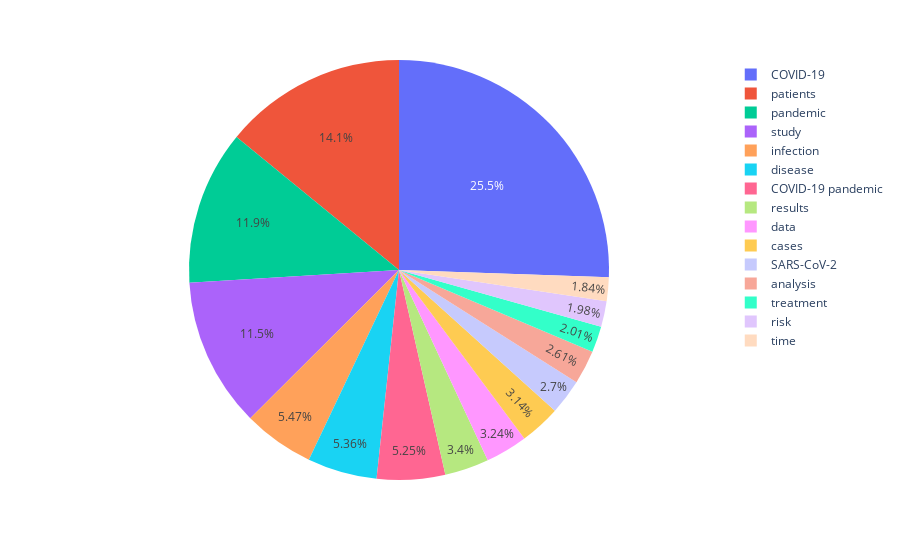

Notebook code for this chart:
### Markdown cell above
### 2020

### Code cell
df_select = select_df(df_cncpt, 'National', 2020)
fig = px.pie(df_select, values='values', names='concept')
fig.show()

### Figure 1 — Plotly figure (JSON) as saved in the notebook; plotly's stock layout.template omitted (floating-point values rounded to 4 significant figures)
{"data": [{"domain": {"x": [0, 1], "y": [0, 1]}, "hovertemplate": "concept=%{label}<br>value=%{value}<extra></extra>", "labels": ["COVID-19", "patients", "pandemic", "study", "infection", "disease", "COVID-19 pandemic", "results", "data", "cases", "SARS-CoV-2", "analysis", "treatment", "risk", "time"], "legendgroup": "", "name": "", "showlegend": true, "type": "pie", "values": [884400000.0, 487400000.0, 411400000.0, 398400000.0, 189200000.0, 185400000.0, 181800000.0, 117600000.0, 112000000.0, 108700000.0, 93550000.0, 90290000.0, 69500000.0, 68400000.0, 63530000.0]}], "layout": {"legend": {"tracegroupgap": 0}, "margin": {"t": 60}}}
